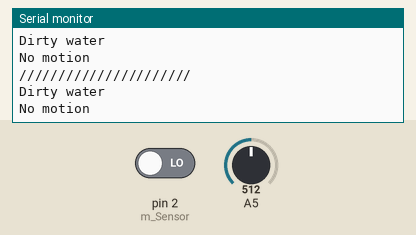
Simulated run of this sketch. Board: Arduino Uno, built with avr-gcc and run on an emulated ATmega328P. On the bench: the last lines printed to the serial monitor. The test bench sets the inputs (shaded band); at power-on: A5 = 512, pin 2 (m_Sensor) LOW.

Above: at 2.1 s.
2.2 s: A5 set to 716
At 2.7 s:
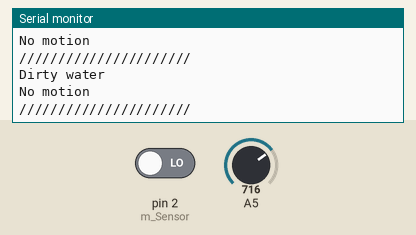
5.6 s: pin 2 (m_Sensor) driven HIGH
At 7.5 s:
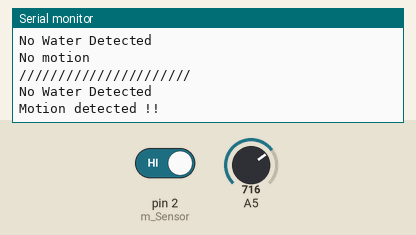
9.7 s: A5 set to 900
At 11.6 s:
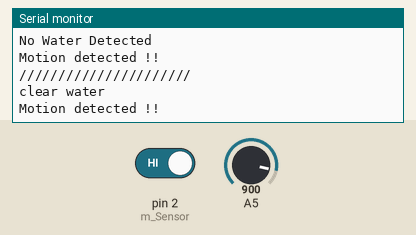

Measured:
- after the input at 5.6 s, the serial monitor: prints a new line after 1.3 s (image 2)
- after the input at 9.7 s, the serial monitor: prints a new line after 1.2 s (image 3)

The sketch:

sketch_jun01a.ino
```cpp
#define m_Sensor 2

#include <OneWire.h>
#include <DallasTemperature.h>

// Data wire is plugged into digital pin 2 on the Arduino
#define ONE_WIRE_BUS 4

// Setup a oneWire instance to communicate with any OneWire device
OneWire oneWire(ONE_WIRE_BUS);

// Pass oneWire reference to DallasTemperature library
DallasTemperature sensors(&oneWire);


void setup() {
  sensors.begin();

pinMode(m_Sensor,INPUT);
Serial.begin(9600);
}

void loop() {
  // put your main code here, to run repeatedly:
  int sen = map(analogRead(A5),0,1100,0,200);
  //Serial.println(sen);
  delay(100);
  if(sen>130) Serial.println("clear water");
 // Serial.println(sen);
  else if(sen<100) Serial.println("Dirty water");
  else  Serial.println("No Water Detected");


bool Detection = digitalRead(m_Sensor);

if(Detection == HIGH)
Serial.println("Motion detected !!");
if(Detection == LOW)
Serial.println("No motion");


//temp

 sensors.requestTemperatures();

  //print the temperature in Celsius
//  Serial.print("Temperature: ");
//  Serial.print(sensors.getTempCByIndex(0));
//  Serial.print((char)176);//shows degrees character
//  Serial.print("C  |  ");
//
//  //print the temperature in Fahrenheit
//  Serial.print((sensors.getTempCByIndex(0) * 9.0) / 5.0 + 32.0);
//  Serial.print((char)176);//shows degrees character
//  Serial.println("F");


Serial.println("//////////////////////");

  delay(500);


}
```
